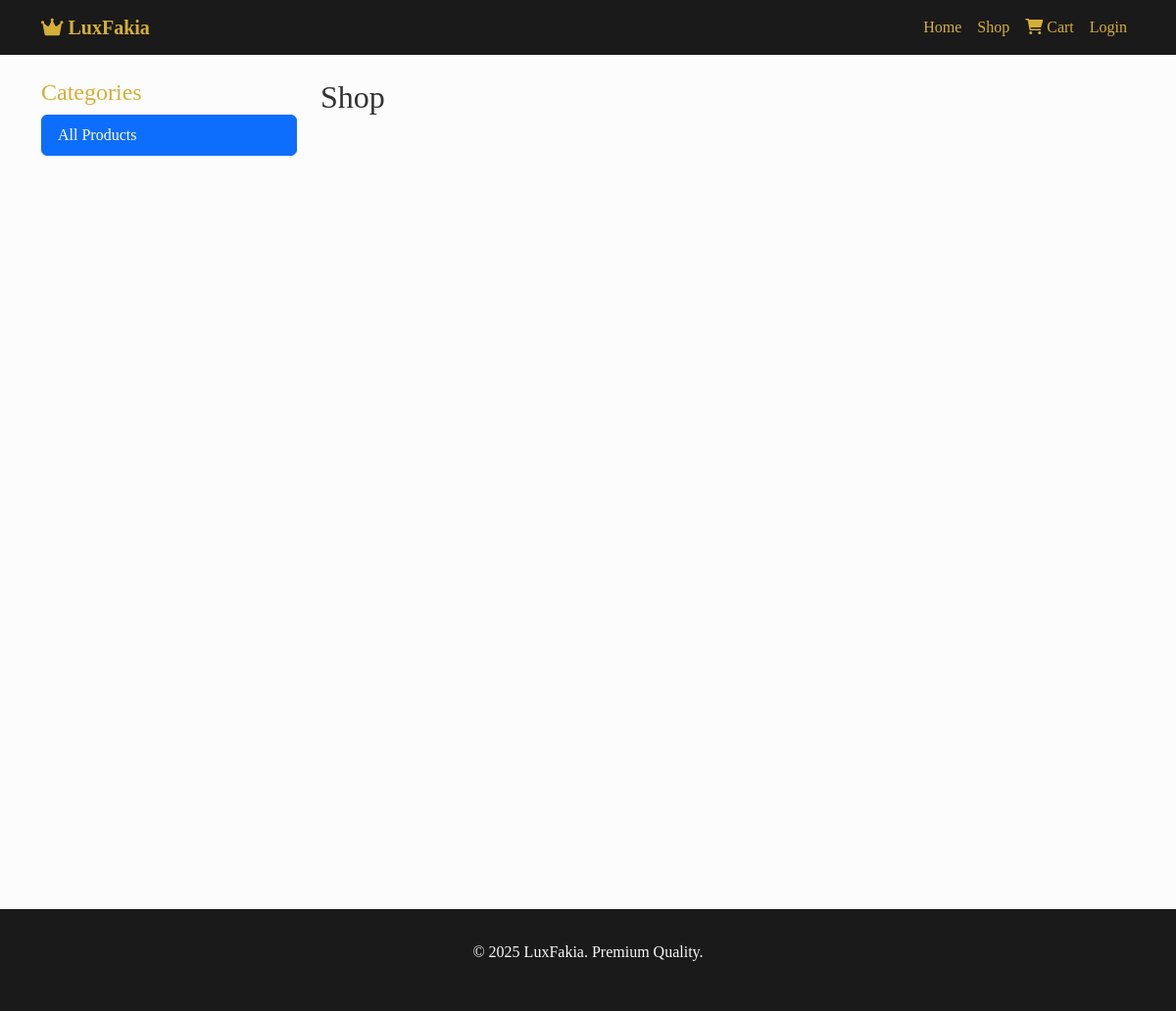
The page /shop on the database as committed earlier.
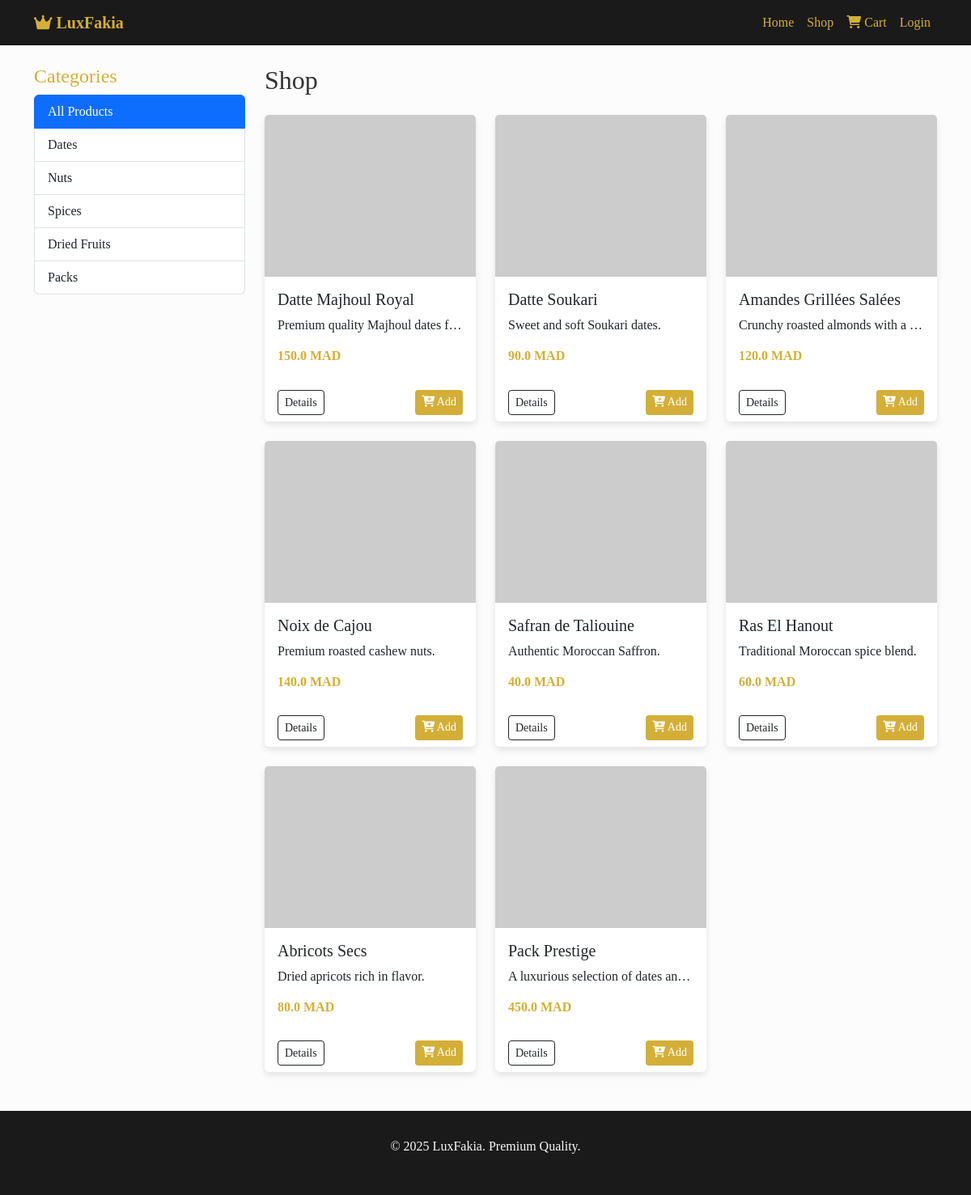
The same page on the database as committed later.
### models.py (models this page shows, shortened)
class Product(db.Model):
    id = db.Column(db.Integer, primary_key=True)
    name = db.Column(db.String(150), nullable=False)
    description = db.Column(db.Text, nullable=True)
    price = db.Column(db.Float, nullable=False)
    category = db.Column(db.String(100), nullable=False)
    image_url = db.Column(db.String(500), nullable=True)

### routes.py (the view)
@main_bp.route('/shop')
def shop():
    category = request.args.get('category')
    if category:
        products = Product.query.filter_by(category=category).all()
    else:
        products = Product.query.all()
    categories = db.session.query(Product.category).distinct().all()
    categories = [c[0] for c in categories]
    return render_template('shop.html', products=products, categories=categories, current_category=category)

### templates/shop.html
{% extends "base.html" %}
{% block content %}
<div class="row">
    <div class="col-md-3">
        <h4 class="text-gold">Categories</h4>
        <div class="list-group">
            <a href="{{ url_for('main.shop') }}" class="list-group-item list-group-item-action {% if not current_category %}active{% endif %}">All Products</a>
            {% for cat in categories %}
            <a href="{{ url_for('main.shop', category=cat) }}" class="list-group-item list-group-item-action {% if current_category == cat %}active{% endif %}">{{ cat }}</a>
            {% endfor %}
        </div>
    </div>
    <div class="col-md-9">
        <h2 class="mb-4">Shop</h2>
        <div class="row row-cols-1 row-cols-md-3 g-4">
            {% for product in products %}
            <div class="col">
                <div class="card h-100">
                    <img src="{{ product.image_url }}" class="card-img-top" alt="{{ product.name }}" style="height: 200px; object-fit: cover;">
                    <div class="card-body">
                        <h5 class="card-title">{{ product.name }}</h5>
                        <p class="card-text text-truncate">{{ product.description }}</p>
                        <h6 class="text-gold fw-bold">{{ product.price }} MAD</h6>
                    </div>
                    <div class="card-footer bg-transparent border-top-0 d-flex justify-content-between">
                        <a href="{{ url_for('main.product_detail', product_id=product.id) }}" class="btn btn-outline-dark btn-sm">Details</a>
                        <a href="{{ url_for('main.add_to_cart', product_id=product.id) }}" class="btn btn-gold btn-sm"><i class="fas fa-cart-plus"></i> Add</a>
                    </div>
                </div>
            </div>
            {% endfor %}
        </div>
    </div>
</div>
{% endblock %}

### templates/base.html (shortened to what this page needs)
<!DOCTYPE html>
<html lang="en">
<head>
    <link href="https://cdn.jsdelivr.net/npm/bootstrap@5.3.0/dist/css/bootstrap.min.css" rel="stylesheet">
    <link rel="stylesheet" href="https://cdnjs.cloudflare.com/ajax/libs/font-awesome/6.0.0/css/all.min.css">
</head>
<body>
    <nav class="navbar navbar-expand-lg sticky-top">
        <div class="container">
            <a class="navbar-brand fw-bold" href="{{ url_for('main.index') }}">
                <i class="fas fa-crown"></i> LuxFakia
            </a>
            <div class="collapse navbar-collapse" id="navbarNav">
                <ul class="navbar-nav ms-auto">
                    <li class="nav-item"><a class="nav-link" href="{{ url_for('main.index') }}">Home</a></li>
                    <li class="nav-item"><a class="nav-link" href="{{ url_for('main.shop') }}">Shop</a></li>
                    <li class="nav-item">
                        <a class="nav-link" href="{{ url_for('main.cart') }}">
                            <i class="fas fa-shopping-cart"></i> Cart
                        </a>
                    </li>
                    {% if current_user.is_authenticated %}
                    <li class="nav-item"><a class="nav-link" href="{{ url_for('admin.dashboard') }}">Admin</a></li>
                    <li class="nav-item"><a class="nav-link" href="{{ url_for('admin.logout') }}">Logout</a></li>
                    {% else %}
                    <li class="nav-item"><a class="nav-link" href="{{ url_for('admin.login') }}">Login</a></li>
                    {% endif %}
                </ul>
            </div>
        </div>
    </nav>
    <div class="container mt-4 min-vh-100">
        {% block content %}{% endblock %}
    </div>
    <footer class="text-center mt-5">
        <div class="container">
            <p>&copy; 2025 LuxFakia. Premium Quality.</p>
        </div>
    </footer>
</body>
</html>

### templates/base.html (style rules this page uses)
:root { --primary-gold: #D4AF37; --dark-bg: #1a1a1a; --light-text: #f8f9fa; }
body { font-family: 'Playfair Display', serif; background-color: #fcfcfc; color: #333; }
.navbar { background-color: var(--dark-bg); }
.navbar-brand, .nav-link { color: var(--primary-gold) !important; }
.btn-gold { background-color: var(--primary-gold); color: #fff; border: none; }
.text-gold { color: var(--primary-gold); }
footer { background-color: var(--dark-bg); color: var(--light-text); padding: 2rem 0; }
.card { border: none; box-shadow: 0 4px 8px rgba(0,0,0,0.1); transition: transform 0.3s; }

Rows that differ between the two databases and show on the page:
added Product: name "Datte Majhoul Royal", description "Premium quality Majhoul dates f…", price "150.0"
added Product: name "Datte Soukari", description "Sweet and soft Soukari dates.", price "90.0"
added Product: name "Amandes Grillées Salées", description "Crunchy roasted almonds with a…", price "120.0"
added Product: name "Noix de Cajou", description "Premium roasted cashew nuts.", price "140.0"
added Product: name "Safran de Taliouine", description "Authentic Moroccan Saffron.", price "40.0"
added Product: name "Ras El Hanout", description "Traditional Moroccan spice blend.", price "60.0"
added Product: name "Abricots Secs", description "Dried apricots rich in flavor.", price "80.0"
added Product: name "Pack Prestige", description "A luxurious selection of dates an…", price "450.0"
Other text that changed with them:
new list line: "Dates"
new list line: "Nuts"
new list line: "Spices"
new list line: "Dried Fruits"
new list line: "Packs"
